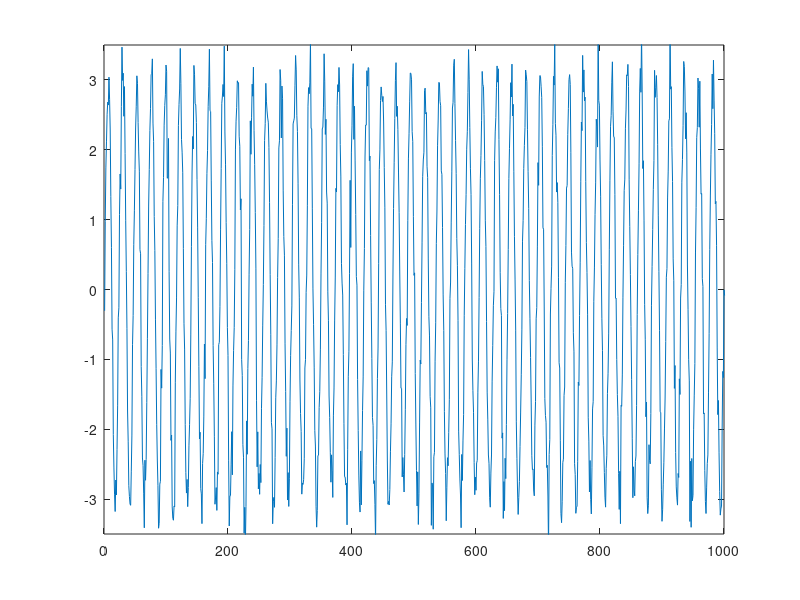

MATLAB code to generate this figure:
function shuffledData = generateReference()
    frequencies = [];
    for i=1:100
       num = i/10;
       frequencies(i) = 10*num; 
    end

    ref = [];
    for j=1:length(frequencies)
        ww = 2*pi*frequencies(j);
        ref(:,j) = 3*sin(ww*linspace(0,1,1000))';
    end

    data = [];
    for k=1:10
       data = [data ref]; 
    end
    [n, d] = size(data);

    shuffledData = data(:,randperm(d));
    shuffledData = reshape(shuffledData,[n*d,1]);
    shuffledData = awgn(shuffledData, 10);
    
    figure;
    plot(shuffledData);
    axis([0,1000,-3.5,3.5]);
end